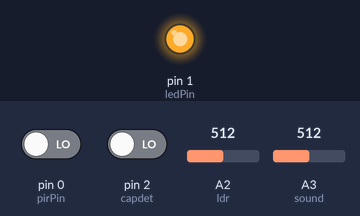
A sketch run on a simulated Arduino Uno, built with avr-gcc and run on an emulated ATmega328P. Parts: output pins drawn as LEDs (lit = HIGH). The inputs (shaded band) are chosen by the test bench; at power-on: pin 0 (pirPin) LOW, pin 2 (capdet) LOW, A2 (ldr) = 512, A3 (sound) = 512.

Above: at 0.1 s.
Timing chart, 0 to 1.6 s (numbered marks = the images above):
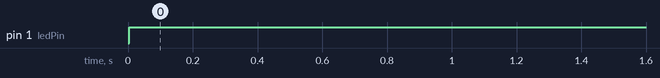

The sketch:

Light-Switch2.ino
```cpp
/*                         Attiny85
 *                           ___
 *                  Reset 1-|   |-8 5v
 *     input Audio   a3-3 2-|   |-7 2 Digital in from microwave sensor
 *     input LDR     a2-4 3-|   |-6 1 Digital out for solid state relay
 *                    Gnd 4-|   |-5 0 Digital in from PIR
 *                           ---
 *
 *  Smart switch
 * Lic. GPLv3
 *
 * Sherman Stebbins
 * 10/18/17
 *
 * uses LDR for obvious light detection, microwave to see movement in room
 * and behind walls and furnature, PIR for regular motion detection, audio in case
 * people motionless but still in room talking.
 *
 * Note: LDR is for very bright light as to not shut itself off.. If more then enough light is available, lamp won't turn on.
 *
 */
//#define DEBUG
int pirPin = 0;    //the digital pin connected to the PIR sensor's output
int ledPin = 1;
int capdet = 2; //capacitive detector
int ldr = A2;
int sound = A3;

#ifdef DEBUG
int pirPin = 3;    //the digital pin connected to the PIR sensor's output
int ledPin = 12;
int capdet = 4; //capacitive detector
int ldr = A0;
int sound = A1;
#endif

bool state = LOW;
int ldrstatus = 0;
int pirPinstatus = 0;
int capdetstatus = 0;
int soundstatus = 0;

int minlight = 750;
int maxsound = 150;
int sensorcount = 0;
int sensorcountmax = 6;
unsigned long prevmillis = 0;
unsigned long maxontime = 60000;//30 sec

/////////////////////////////
//SETUP
void setup(){
  pinMode(pirPin, INPUT);
  pinMode(ledPin, OUTPUT);
  pinMode(capdet, INPUT);
  pinMode(ldr,INPUT);
  pinMode(sound,INPUT);
//  digitalWrite(pirPin, LOW);

#ifdef DEBUG
  //give the sensor some time to calibrate
  Serial.begin(9600);
  Serial.println("calibrating sensor ");
  delay(10000);
  Serial.println("Done ");
#endif
}

void loop(){
  ldrstatus = analogRead(ldr);
  delay(1);
  pirPinstatus = digitalRead(pirPin);
  delay(1);
  capdetstatus = digitalRead(capdet);
  delay(1);
  soundstatus = analogRead(sound);
  delay(1);
     if(ldrstatus < minlight &&(pirPinstatus == HIGH||capdetstatus == HIGH||soundstatus > maxsound)){
        state = HIGH;
        prevmillis = millis();
        sensorcount++;
        digitalWrite(ledPin,state);
        delay(5000);
     }

     if(millis()- prevmillis > maxontime){
        if(sensorcount > sensorcountmax){
          sensorcount = sensorcountmax;
        }
        if(sensorcount<=0){
          state = LOW;
        }
        sensorcount--;
        prevmillis = millis();
     }
     digitalWrite(ledPin,state);
     delay(1);

#ifdef DEBUG
     if(digitalRead(pirPin) == HIGH){
      Serial.println("motion detected on pir");
     }
     if(digitalRead(capdet) == HIGH){
      Serial.println("motion detected on microwave");
     }
     if(analogRead(sound) > 100){
      Serial.println("motion detected on sound");
     }
#endif
}
```

Measured:
- by itself, pin 1 (ledPin): LOW → HIGH at 0.00 s
